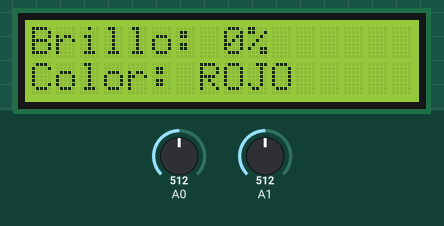
Recording of a sketch running on a simulated Arduino Uno, built with avr-gcc and run on an emulated ATmega328P. On the bench: 16×2 character LCD. Inputs (shaded band) come from the test bench; at power-on: A1 = 512, A0 = 512.

Above: at 1.2 s.
1.3 s: A1 set to 550
At 1.75 s:
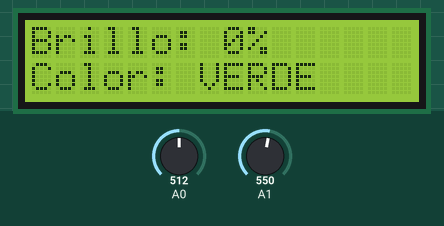
4.3 s: A0 set to 494
5.8 s: A0 set to 468
At 6.35 s:
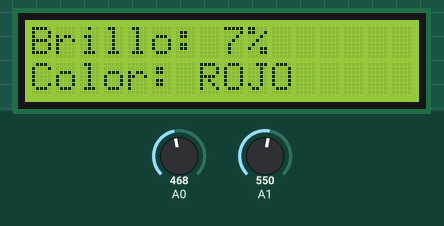
8.8 s: A0 set to 490
At 9.56 s:
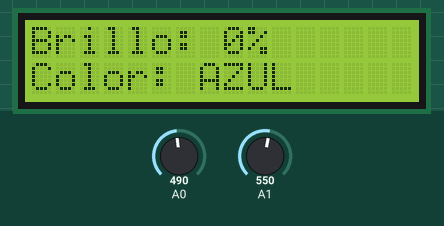
10.3 s: A0 set to 470
At 14.8 s:
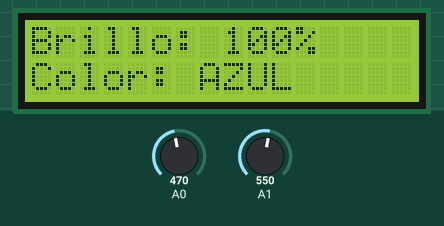
Timing chart, 0 to 15.8 s (numbered marks = the images above; inputs shaded):
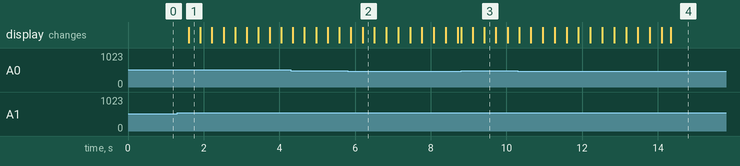

Measured:
- the behaviour switches between 481 and 480 on A0 (found by bisection; images 1 and 2)
- after the input at 1.3 s, the display: changes after 0.31 s (image 1)

The sketch:

ControlVelocidad.ino
```cpp
#include <LiquidCrystal.h>

LiquidCrystal lcd(7, 6, 5, 4, 3, 2);
int LED = 10;
int Y;
int X;
int BRILLO = 0;
int PORCENTAJE = 0;
String COLOR = "ROJO";

int POSICION = 0;

int COLORES[3] = {9, 10, 11};
int BRILLOS[3] = {0, 0, 0};

void setup() {
  lcd.begin(16, 2);
  pinMode(COLORES[0], OUTPUT);
  pinMode(COLORES[1], OUTPUT);
  pinMode(COLORES[2], OUTPUT);
  Serial.begin(9600);
}

void loop() {
  Y = analogRead(A0);
  X = analogRead(A1);

  if(Y >= 0 && Y <= 480){
    BRILLO = BRILLOS[POSICION];
    if(BRILLO != 255){
      BRILLO ++;
      BRILLOS[POSICION] = BRILLO;
      delay(10);
      lcd.clear();
    }
  } else if(Y >= 540 && Y <= 1023) {
    BRILLO = BRILLOS[POSICION];
    if(BRILLO != 0){
      BRILLO --;
      BRILLOS[POSICION] = BRILLO;
      delay(10);
      lcd.clear();
    }
  } else if(X >= 0 && X <= 480){
    delay(300);
    if(POSICION != 0){
      POSICION --;
      COLOR = encontrarColor(POSICION);
      lcd.clear();
    } else {
      POSICION = 2;
      COLOR = encontrarColor(POSICION);
      lcd.clear();
    }
  } else if(X >= 540 && X <= 1023){
    delay(300);
    if(POSICION != 2){
      POSICION ++;
      COLOR = encontrarColor(POSICION);
      lcd.clear();
    } else {
      POSICION = 0;
      COLOR = encontrarColor(POSICION);
      lcd.clear();
    }
  }

  analogWrite(COLORES[POSICION], BRILLOS[POSICION]);

  lcd.setCursor(0, 1);
  lcd.print("Color: ");
  lcd.print(COLOR);

  lcd.setCursor(0, 0);
  lcd.print("Brillo: ");
  PORCENTAJE = (BRILLOS[POSICION] * 100) / 255;
  lcd.print(PORCENTAJE);
  lcd.print("%");

}

String encontrarColor(int POSICION){
  switch(POSICION){
    case 0:
      return "ROJO";
      break;
    case 1:
      return "VERDE";
      break;
    case 2:
      return "AZUL";
      break;
  }
}
```
